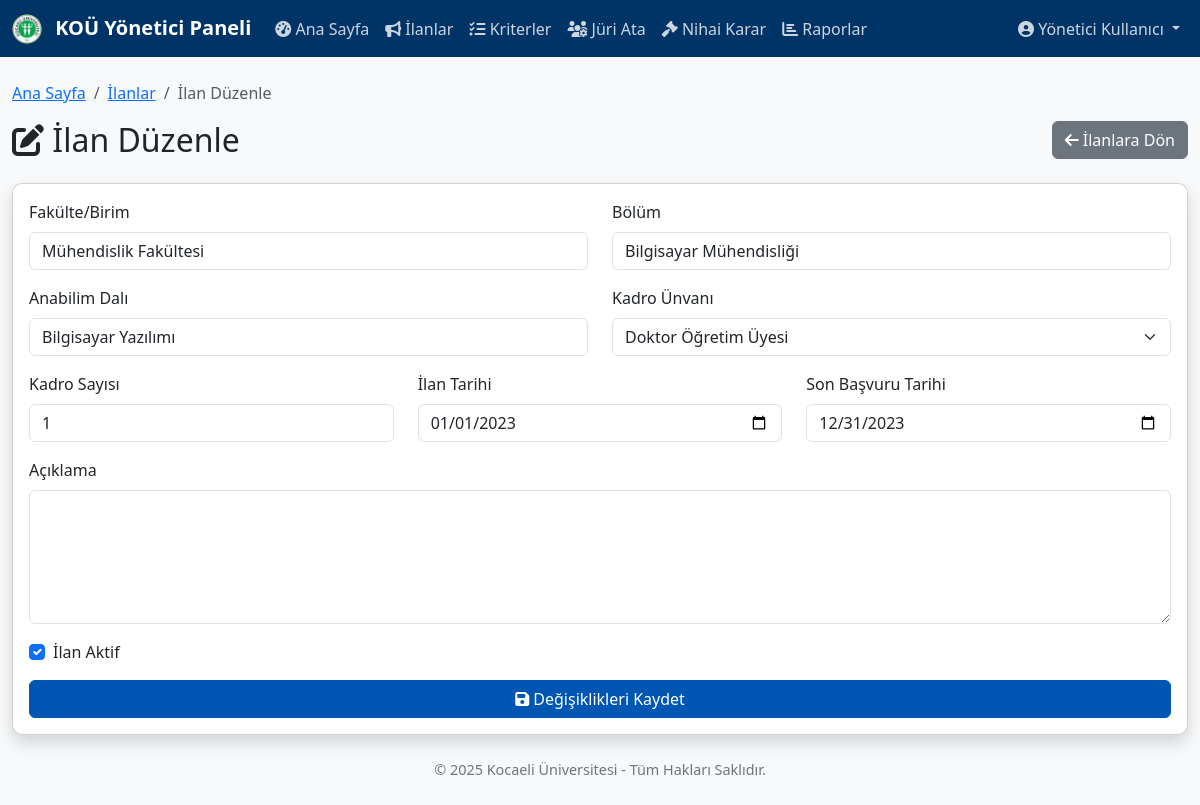
The page /yonetici/ilan_duzenle.php?id=1 (signed in) on the database its author committed.
### tables this page shows
CREATE TABLE `ilanlar` (
  `id` int(11) NOT NULL AUTO_INCREMENT,
  `ilan_baslik` varchar(255) NOT NULL,
  `fakulte_birim` varchar(255) NOT NULL,
  `bolum` varchar(255) NOT NULL,
  `anabilim_dali` varchar(255) NOT NULL,
  `kadro_unvani` varchar(100) NOT NULL,
  `kadro_sayisi` int(11) NOT NULL DEFAULT 1,
  `ilan_aciklama` text DEFAULT NULL,
  `basvuru_kosullari` text DEFAULT NULL,
  `ozel_sartlar` text DEFAULT NULL,
  `ilan_baslangic_tarihi` date NOT NULL,
  `ilan_bitis_tarihi` date NOT NULL,
  `mulakat_tarihi` date DEFAULT NULL,
  `sonuc_tarihi` date DEFAULT NULL,
  `durum` enum('taslak','aktif','kapandi','iptal') NOT NULL DEFAULT 'aktif',
  `olusturan_id` int(11) NOT NULL,
  `olusturma_tarihi` datetime NOT NULL DEFAULT current_timestamp(),
  `guncelleyen_id` int(11) DEFAULT NULL,
  `guncelleme_tarihi` datetime DEFAULT NULL,
  PRIMARY KEY (`id`),
  KEY `olusturan_id` (`olusturan_id`),
  KEY `guncelleyen_id` (`guncelleyen_id`),
  CONSTRAINT `ilanlar_ibfk_1` FOREIGN KEY (`olusturan_id`) REFERENCES `kullanicilar` (`id`) ON DELETE CASCADE,
  CONSTRAINT `ilanlar_ibfk_2` FOREIGN KEY (`guncelleyen_id`) REFERENCES `kullanicilar` (`id`) ON DELETE SET NULL
);

### yonetici/ilan_duzenle.php (the view, shortened to what this page needs)
<?php
require_once '../db_connection.php';
$ilan_id = $_GET['id'];
$sql = "SELECT * FROM ilanlar WHERE id = $ilan_id";
$result = mysqli_query($conn, $sql);
$ilan = mysqli_fetch_assoc($result);
?>
<!DOCTYPE html>
<html lang="tr">
<head>
    <link href="https://cdn.jsdelivr.net/npm/bootstrap@5.3.0-alpha1/dist/css/bootstrap.min.css" rel="stylesheet">
    <link rel="stylesheet" href="https://cdnjs.cloudflare.com/ajax/libs/font-awesome/6.4.0/css/all.min.css">
    <link rel="stylesheet" href="../style.css">
</head>
<body>
    <?php include 'navbar.php'; ?>
    <div class="container mt-4">
        <div class="row">
            <div class="col-md-12">
                <nav aria-label="breadcrumb">
                    <ol class="breadcrumb">
                        <li class="breadcrumb-item"><a href="dashboard.php">Ana Sayfa</a></li>
                        <li class="breadcrumb-item"><a href="ilanlar.php">İlanlar</a></li>
                        <li class="breadcrumb-item active" aria-current="page">İlan Düzenle</li>
                    </ol>
                </nav>
            </div>
        </div>
        <div class="row mb-3">
            <div class="col-md-8">
                <h2><i class="fas fa-edit"></i> İlan Düzenle</h2>
            </div>
            <div class="col-md-4 text-end">
                <a href="ilanlar.php" class="btn btn-secondary">
                    <i class="fas fa-arrow-left"></i> İlanlara Dön
                </a>
            </div>
        </div>
        <div class="card shadow">
            <div class="card-body">
                <form method="post" action="">
                    <div class="row mb-3">
                        <div class="col-md-6">
                            <label for="fakulte" class="form-label">Fakülte/Birim</label>
                            <input type="text" class="form-control" id="fakulte" name="fakulte" list="fakulte_list" value="<?php echo $ilan['fakulte_birim']; ?>" required>
                        </div>
                        <div class="col-md-6">
                            <label for="bolum" class="form-label">Bölüm</label>
                            <input type="text" class="form-control" id="bolum" name="bolum" value="<?php echo $ilan['bolum']; ?>" required>
                        </div>
                    </div>
                    <div class="row mb-3">
                        <div class="col-md-6">
                            <label for="anabilim_dali" class="form-label">Anabilim Dalı</label>
                            <input type="text" class="form-control" id="anabilim_dali" name="anabilim_dali" value="<?php echo $ilan['anabilim_dali']; ?>" required>
                        </div>
                        <div class="col-md-6">
                            <label for="kadro_unvani" class="form-label">Kadro Ünvanı</label>
                            <select class="form-select" id="kadro_unvani" name="kadro_unvani" required>
                                <option value="Doktor Öğretim Üyesi" <?php echo ($ilan['kadro_unvani'] == 'Doktor Öğretim Üyesi') ? 'selected' : ''; ?>>Doktor Öğretim Üyesi</option>
                            </select>
                        </div>
                    </div>
                    <div class="row mb-3">
                        <div class="col-md-4">
                            <label for="kadro_sayisi" class="form-label">Kadro Sayısı</label>
                            <input type="number" class="form-control" id="kadro_sayisi" name="kadro_sayisi" min="1" value="<?php echo $ilan['kadro_sayisi']; ?>" required>
                        </div>
                        <div class="col-md-4">
                            <label for="ilan_tarihi" class="form-label">İlan Tarihi</label>
                            <input type="date" class="form-control" id="ilan_tarihi" name="ilan_tarihi" value="<?php echo $ilan['ilan_baslangic_tarihi']; ?>" required>
                        </div>
                        <div class="col-md-4">
                            <label for="son_basvuru_tarihi" class="form-label">Son Başvuru Tarihi</label>
                            <input type="date" class="form-control" id="son_basvuru_tarihi" name="son_basvuru_tarihi" value="<?php echo $ilan['ilan_bitis_tarihi']; ?>" required>
                        </div>
                    </div>
                    <div class="mb-3">
                        <label for="aciklama" class="form-label">Açıklama</label>
                        <textarea class="form-control" id="aciklama" name="aciklama" rows="5"><?php echo $ilan['aciklama']; ?></textarea>
                    </div>
                    <div class="mb-3 form-check">
                        <input type="checkbox" class="form-check-input" id="durum" name="durum" <?php echo ($ilan['durum'] == 'aktif') ? 'checked' : ''; ?>>
                        <label class="form-check-label" for="durum">İlan Aktif</label>
                    </div>
                    <div class="d-grid gap-2">
                        <button type="submit" class="btn btn-primary">
                            <i class="fas fa-save"></i> Değişiklikleri Kaydet
                        </button>
                    </div>
                </form>
            </div>
        </div>
    </div>
    <footer class="text-center mt-4 mb-4">
        <p>&copy; <?php echo date("Y"); ?> Kocaeli Üniversitesi - Tüm Hakları Saklıdır.</p>
    </footer>
</body>
</html>

### style.css (style rules this page uses)
body { background-color: #f8f9fa; font-family: "Segoe UI", Tahoma, Geneva, Verdana, sans-serif; }
.container { max-width: 1200px; }
.card { border-radius: 10px; overflow: hidden; margin-bottom: 20px; }
.btn-primary { background-color: #0056b3; border-color: #0056b3; }
footer { color: #6c757d; font-size: 0.9rem; }
.form-label { font-weight: 500; }

### rows shown on the page
ilanlar: fakulte "Mühendislik Fakültesi", bolum "Bilgisayar Mühendisliği", anabilim_dali "Bilgisayar Yazılımı", kadro_unvani "Doktor Öğretim Üyesi", kadro_sayisi "1", ilan_tarihi "01/01/2023", son_basvuru_tarihi "12/31/2023", durum "☑"

### other values the page prints
$_SESSION['name'] "Yönetici Kullanıcı"
